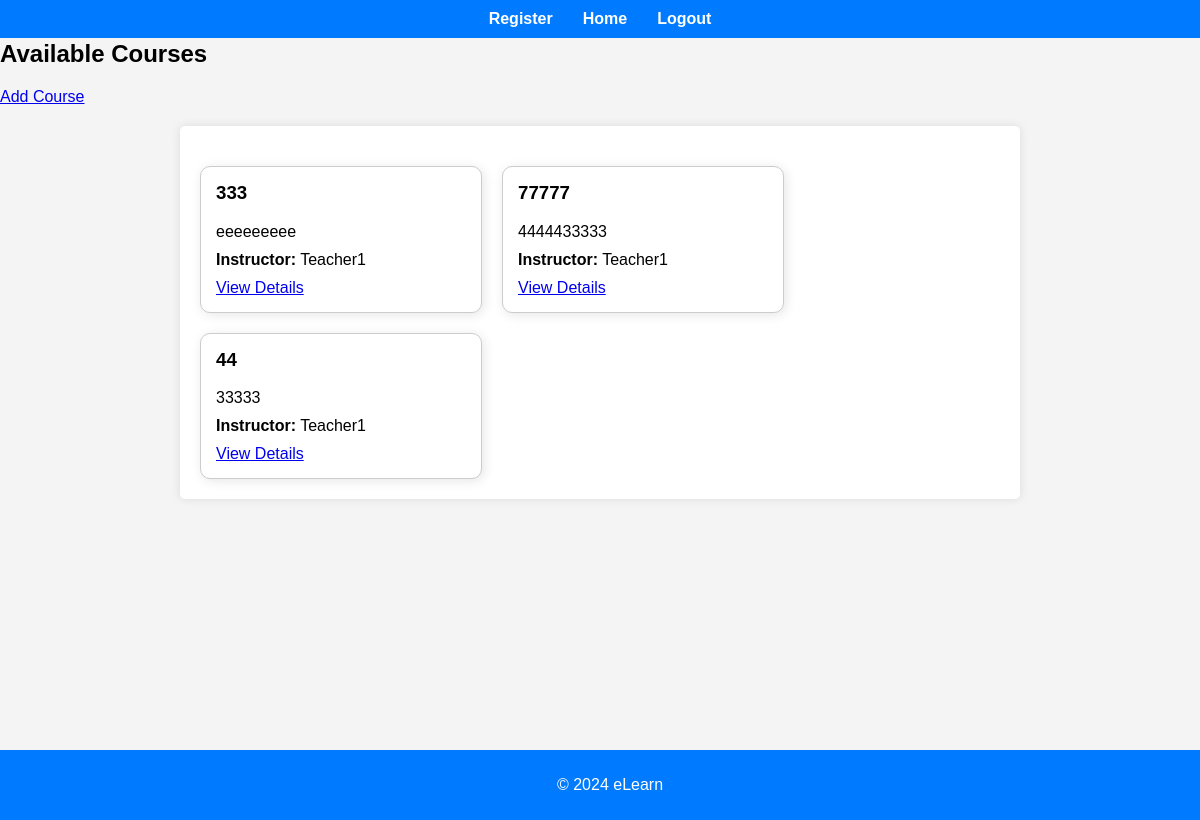
Page /courses/ (signed in) on the earlier database version.
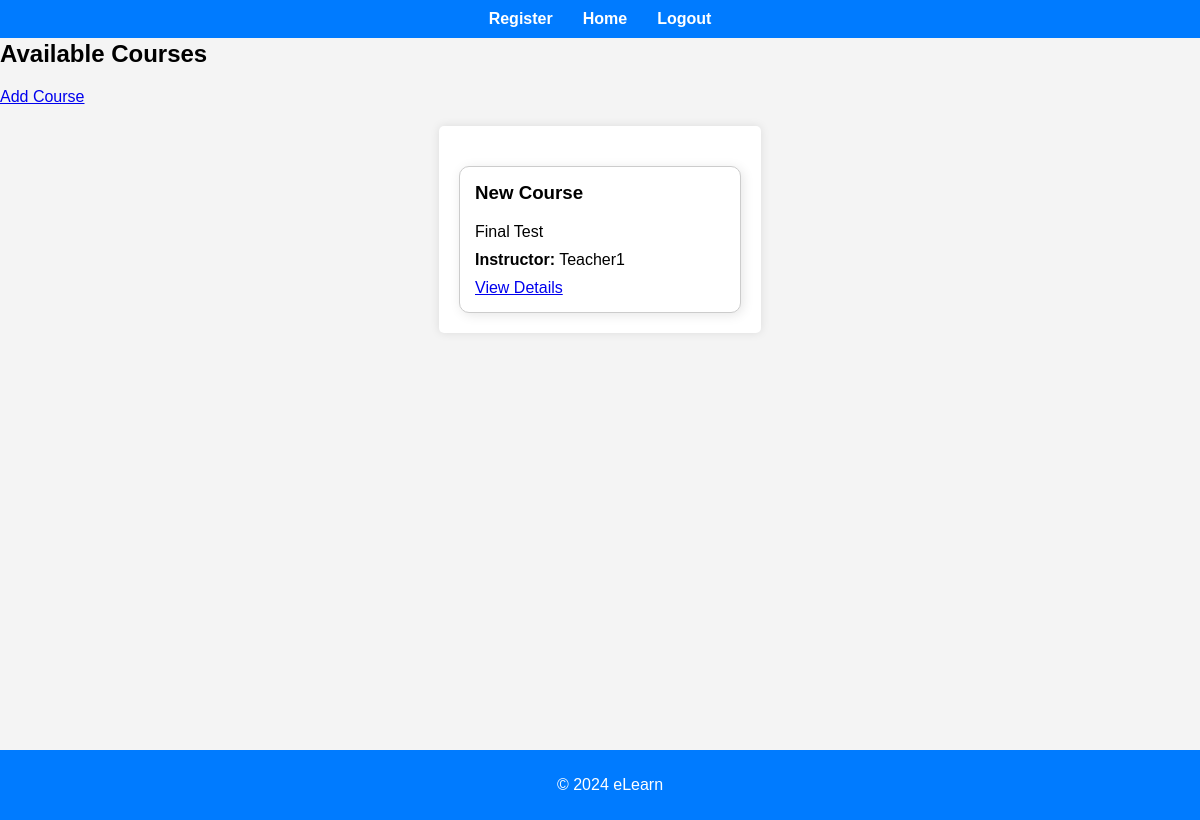
Same page on the later database version.
### courses/models.py (models this page shows, shortened)
class Course(models.Model):
    title = models.CharField(max_length=200)
    description = models.TextField()
    created_at = models.DateTimeField(auto_now_add=True)
    updated_at = models.DateTimeField(auto_now=True)
    teacher = models.ForeignKey(settings.AUTH_USER_MODEL, on_delete=models.CASCADE, related_name='courses')

### core/models.py (models this page shows, shortened)
class User(AbstractUser):
    USER_TYPE_CHOICES = (
        ('student', 'Student'),
        ('teacher', 'Teacher'),
    )
    is_student = models.BooleanField(default=False)
    is_teacher = models.BooleanField(default=False)
    profile_picture = models.ImageField(upload_to='profile_pictures/', null=True, blank=True)
    bio = models.TextField(null=True, blank=True)
    phone_number = models.CharField(max_length=15, null=True, blank=True)
    address = models.CharField(max_length=255, null=True, blank=True)
    date_of_birth = models.DateField(null=True, blank=True)
    user_type = models.CharField(max_length=20, choices=USER_TYPE_CHOICES, default='student')
    USERNAME_FIELD = 'username'
    groups = models.ManyToManyField(
        Group,
        related_name='custom_user_groups',  # Add related_name to avoid clash
        blank=True,
        help_text='The groups this user belongs to. A user will get all permissions granted to each of their groups.',
        verbose_name='groups',
    )
    user_permissions = models.ManyToManyField(
        Permission,
        related_name='custom_user_permissions',  # Add related_name to avoid clash
        blank=True,
        help_text='Specific permissions for this user.',
        verbose_name='user permissions',
    )

### courses/views.py (the view)
# urls.py: path('', CourseListView.as_view(), name='course_list'),
@method_decorator(login_required, name='dispatch')
class CourseListView(View):
    def get(self, request):
        courses = Course.objects.all()
        return render(request, 'courses/course_list.html', {'courses': courses})

### templates/courses/course_list.html (shortened to what this page needs)
{% extends "core/base.html" %}
{% block content %}
<div>
    <h2>Available Courses</h2>
    {% if user.is_authenticated and user.is_teacher %}
    <div class="add-course">
        <a href="{% url 'courses:course_create' %}" class="btn btn-primary">Add Course</a>
        </div>
    {% endif %}
</div>
<div class="course-container">
    <div class="course-tiles">
        {% for course in courses %}
            <div class="course-tile">
                <h3>{{ course.title }}</h3>
                <p>{{ course.description|truncatewords:20 }}</p>
                <p><strong>Instructor:</strong> {{ course.teacher.username }}</p>
                <a href="{% url 'courses:course_detail' course.pk %}">View Details</a>
            </div>
        {% endfor %}
    </div>
</div>
{% endblock %}

### templates/core/base.html (shortened to what this page needs)
{% load static %}
<!DOCTYPE html>
<html>
<head>
    <link rel="stylesheet" type="text/css" href="{% static 'css/main.css' %}">
    <link rel="stylesheet" type="text/css" href="{% static 'css/courses.css' %}">
    <link rel="stylesheet" type="text/css" href="{% static 'css/assignments.css' %}">
    <link rel="stylesheet" type="text/css" href="{% static 'css/grades.css' %}">
</head>
<body>
    <nav>
        <ul>
            <li><a href="{% url 'signup' %}">Register</a></li>
            <li><a href="{% url 'home' %}">Home</a></li>
            {% if user.is_authenticated %}
                <li><a href="{% url 'log_out' %}">Logout</a></li>
            {% else %}
                <li><a href="{% url 'login' %}">Login</a></li>
            {% endif %}
        </ul>
    </nav>
    {% block content %}
    {% endblock %}
    <footer>
        <p>&copy; 2024 eLearn</p>
    </footer>
</body>
</html>

### static/css/main.css (style rules this page uses)
body { font-family: Arial, sans-serif; background-color: #f4f4f4; margin: 0; padding: 0; display: flex; flex-direction: column; min-height: 100vh; padding-top: 20px; }
nav { background-color: #007BFF; color: white; width: 100%; padding: 10px 0; position: fixed; top: 0; left: 0; z-index: 1000; }
nav ul { list-style-type: none; padding: 0; margin: 0; display: flex; justify-content: center; }
nav ul li { margin: 0 15px; }
nav ul li a { color: white; text-decoration: none; font-weight: bold; }
.btn { margin-top: 50px; z-index: 4; }
footer { background-color: #007BFF; color: white; padding: 10px; width: 100%; text-align: center; position: relative; margin-top: auto; }

### static/css/courses.css (style rules this page uses)
.course-container { padding-top: 20px; padding-left: 10px; display: flex; flex-wrap: wrap; gap: 20px; }
.course-tiles { display: flex; flex-wrap: wrap; gap: 20px; margin-top: 20px; }
.course-tile { background-color: #ffffff; border: 1px solid #ccc; border-radius: 10px; padding: 15px; width: 250px; box-shadow: 2px 2px 12px rgba(0,0,0,0.1); transition: transform 0.3s; }
.course-tile h3 { margin-top: 0; }
.course-tile p { margin: 10px 0; }

### static/css/assignments.css (style rules this page uses)
.course-container, .assignment-container { background-color: #fff; padding: 20px; border-radius: 5px; box-shadow: 0 0 10px rgba(0, 0, 0, 0.1); margin: 20px auto; max-width: 800px; }

Differences in the rows shown:
removed Course: title "333", description "eeeeeeeee", teacher.username "Teacher1"
removed Course: title "77777", description "4444433333", teacher.username "Teacher1"
removed Course: title "44", description "33333", teacher.username "Teacher1"
added Course: title "New Course", description "Final Test", teacher.username "Teacher1"
